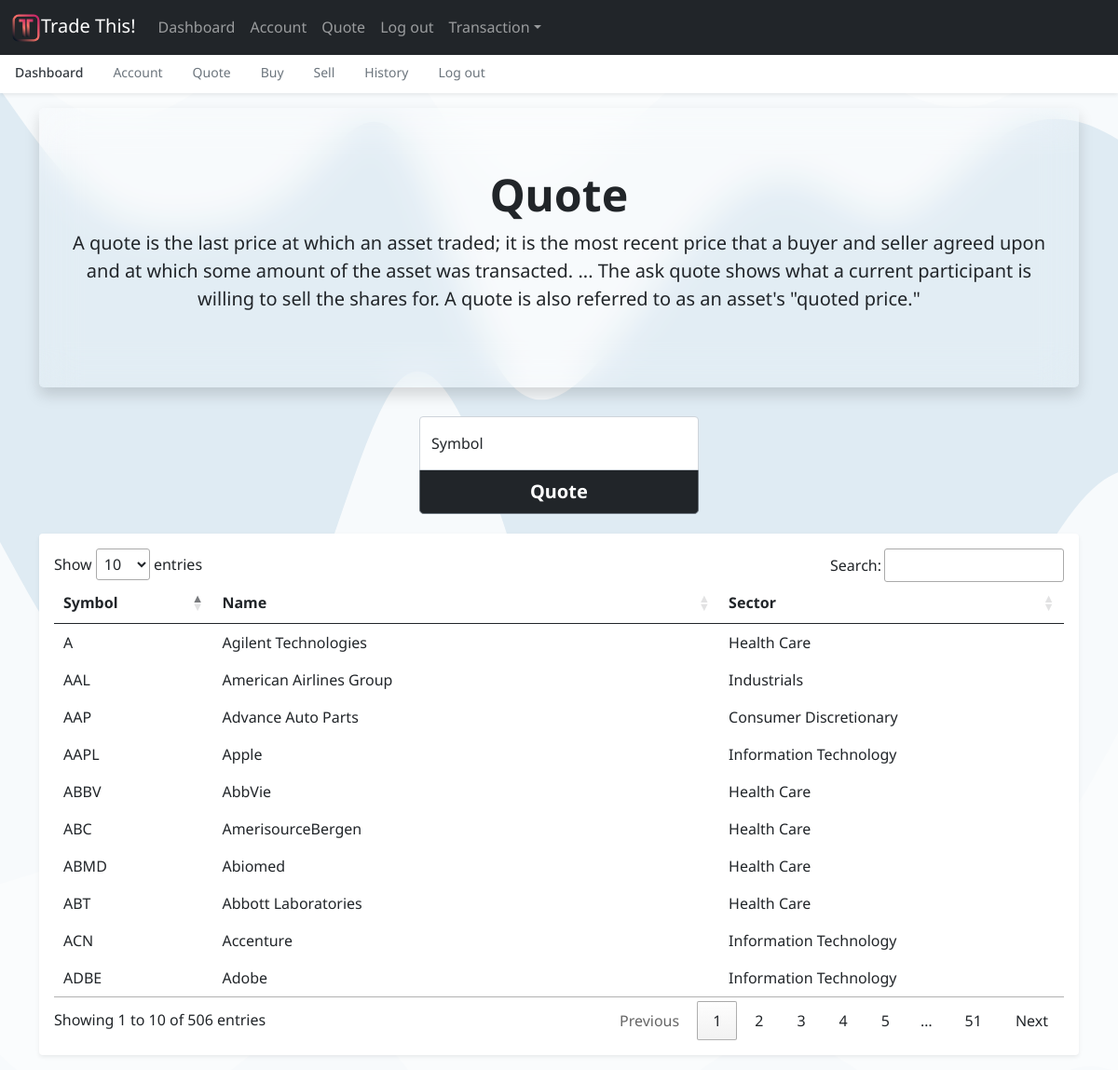
Page /quote (signed in) on the committed database.
### tables this page shows
CREATE TABLE sp500comp(symbol, name, sector);

### app.py (the view)
@app.route("/quote", methods=["GET", "POST"])
@login_required
def quote():
    errormessage = " "
    companies = db.execute(
        "SELECT * FROM sp500comp"
    )
    if request.method == "POST":
        quote = lookup(request.form.get("symbol"))
        if quote is None or not request.form.get("symbol"):
            errormessage = "Symbol not found"
            return render_template("quote.html", errormessage = errormessage)
        else:
            return render_template(
                "quoted.html",
                name=quote["name"],
                symbol=quote["symbol"],
                price=quote["price"],)
    else:
        return render_template("quote.html", companies=companies)

### app.py (called while the page is built)
@app.after_request
def after_request(response):
    response.headers["Cache-Control"] = "no-cache, no-store, must-revalidate"
    response.headers["Expires"] = 0
    response.headers["Pragma"] = "no-cache"
    return response

### helpers.py (called while the page is built)
def login_required(f):
    @wraps(f)
    def decorated_function(*args, **kwargs):
        if session.get("user_id") is None:
            return redirect("/welcome")
        return f(*args, **kwargs)
    return decorated_function

### templates/quote.html (shortened to what this page needs)
{% extends "layout.html" %}
{% block headscript %}
    <link rel="stylesheet" type="text/css" href="https://cdn.datatables.net/1.11.3/css/jquery.dataTables.css">
{% endblock %}
{% block main %}
  <div id="content">
    <div class="acrylic shadow p-3 mb-3 rounded-3 text-center my-3">
      <div class="container-fluid py-5">
        <h1 class="display-5 fw-bold">Quote</h1>
        <p class="fs-5 text-center">A quote is the last price at which an asset traded; it is the most recent price that a buyer and seller agreed upon and at which some amount of the asset was transacted. ... The ask quote shows what a current participant is willing to sell the shares for. A quote is also referred to as an asset's "quoted price."</p>
      </div>
    </div>
    <div class="form-signin">
      <form action="/quote" method="post">
        <div class="form-floating">
          <input type="text" class="form-control" id="floatingInput" placeholder="TSLA" name="symbol" autocomplete="off" autofocus>
          <label for="floatingInput">Symbol</label>
        </div>
        <button class="btn btn-lg btn-secondary fw-bold bg-dark text-white w-100" id="quote-button" type="submit" onclick="loading();">Quote</button>
      </form>
    </div>
  </div>
  <div class="acrylic shadow my-3 p-3 bg-body rounded shadow-sm">
    <table id="data" class="table table-borderless table-responsive">
      <thead>
        <tr>
            <th scope="col">Symbol</th>
            <th scope="col">Name</th>
            <th scope="col">Sector</th>
        </tr>
      </thead>
          <tbody>
              {% for company in companies %}
              <tr>
                  <td>
                      {{ company.symbol }}
                  </td>
                  <td>
                      {{ company.name }}
                  </td>
                  <td>
                      {{ company.sector }}
                  </td>
              </tr>
              {% endfor %}
          </tbody>
    </table>
  </div>
{% endblock %}

### static/css/index-style.css (style rules this page uses)
html, body { overflow-x: hidden; font-family: 'Noto Sans', sans-serif; }
body { padding-top: 56px; background-image: url(./stacked-waves-haikei.svg); }
.form-signin { width: 100%; max-width: 330px; padding: 15px; margin: auto; }
.form-signin input[type="text"] { margin-bottom: -1px; border-bottom-right-radius: 0; border-bottom-left-radius: 0; }
#quote-button { margin-bottom: -10px; border-top-right-radius: 0; border-top-left-radius: 0; }

### rows in the picture
sp500comp: symbol "ABT", name "Abbott Laboratories", sector "Health Care"
sp500comp: symbol "ABBV", name "AbbVie", sector "Health Care"
sp500comp: symbol "ABMD", name "Abiomed", sector "Health Care"
sp500comp: symbol "ACN", name "Accenture", sector "Information Technology"
sp500comp: symbol "ADBE", name "Adobe", sector "Information Technology"
sp500comp: symbol "AAP", name "Advance Auto Parts", sector "Consumer Discretionary"
sp500comp: symbol "A", name "Agilent Technologies", sector "Health Care"
sp500comp: symbol "AAL", name "American Airlines Group", sector "Industrials"
sp500comp: symbol "ABC", name "AmerisourceBergen", sector "Health Care"
sp500comp: symbol "AAPL", name "Apple", sector "Information Technology"
